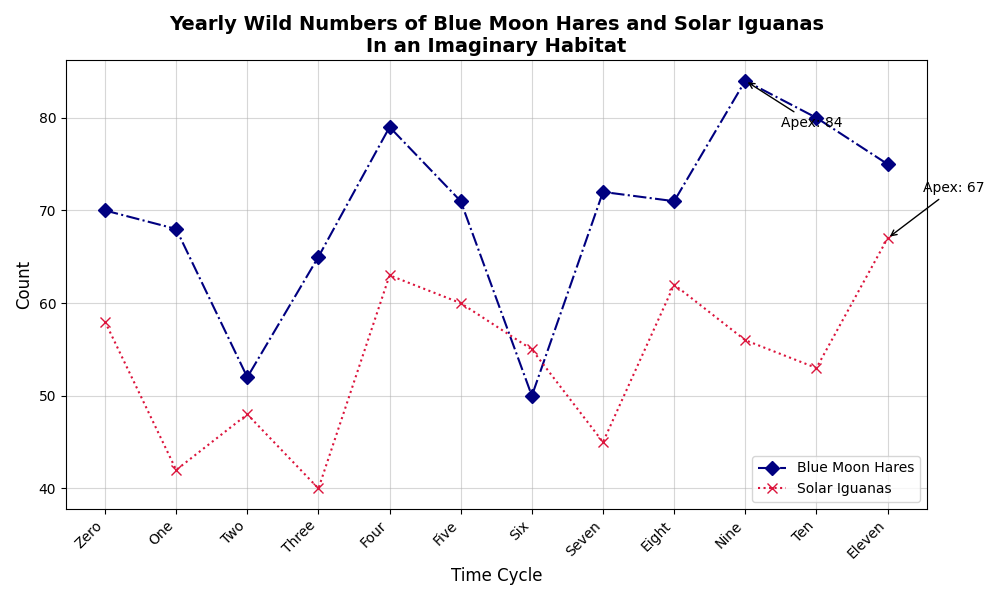

This chart was generated by the following Python code:
import matplotlib.pyplot as plt
import numpy as np

months = np.arange(1, 13)
lunar_rabbits_population = [70, 68, 52, 65, 79, 71, 50, 72, 71, 84, 80, 75]
sun_chameleons_population = [58, 42, 48, 40, 63, 60, 55, 45, 62, 56, 53, 67]

fig, ax = plt.subplots(figsize=(10, 6))

ax.plot(months, lunar_rabbits_population, marker='D', linestyle='-.', color='navy', linewidth=1.5, markersize=7, label='Blue Moon Hares')
ax.plot(months, sun_chameleons_population, marker='x', linestyle=':', color='crimson', linewidth=1.5, markersize=7, label='Solar Iguanas')

max_lunar_population = max(lunar_rabbits_population)
max_lunar_month = months[lunar_rabbits_population.index(max_lunar_population)]
max_sun_population = max(sun_chameleons_population)
max_sun_month = months[sun_chameleons_population.index(max_sun_population)]

ax.annotate(f'Apex: {max_lunar_population}', xy=(max_lunar_month, max_lunar_population),
            xytext=(max_lunar_month + 0.5, max_lunar_population - 5),
            arrowprops=dict(arrowstyle='->', color='black'))

ax.annotate(f'Apex: {max_sun_population}', xy=(max_sun_month, max_sun_population),
            xytext=(max_sun_month + 0.5, max_sun_population + 5),
            arrowprops=dict(arrowstyle='->', color='black'))

ax.set_title('Yearly Wild Numbers of Blue Moon Hares and Solar Iguanas\nIn an Imaginary Habitat', fontsize=14, fontweight='bold')
ax.set_xlabel('Time Cycle', fontsize=12)
ax.set_ylabel('Count', fontsize=12)
ax.grid(True, linestyle='-', alpha=0.5)
ax.legend(loc='lower right', fontsize=10)
ax.set_xticks(months)
ax.set_xticklabels(['Zero', 'One', 'Two', 'Three', 'Four', 'Five', 'Six', 'Seven', 'Eight', 'Nine', 'Ten', 'Eleven'], rotation=45, ha='right')
plt.tight_layout()
plt.show()
